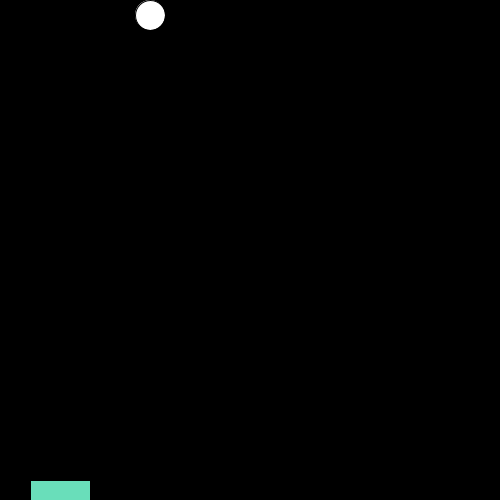
Frame 1 (no input)
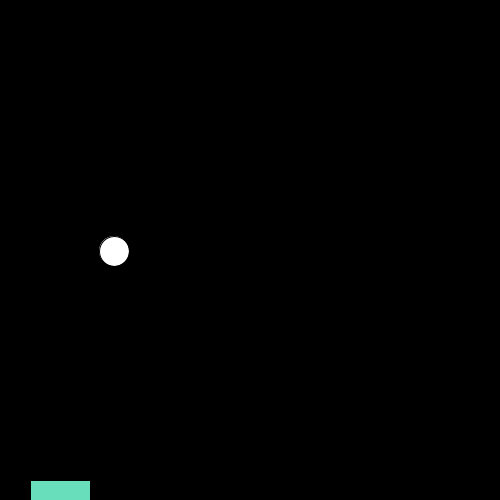
Frame 60 (the mouse pressed at the canvas centre just before this capture)
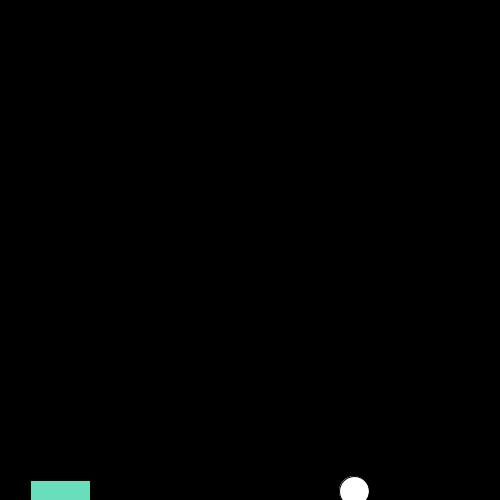
Frame 120 (the mouse held since frame 60 and released just before this capture)

The Processing sketch that drew these frames (run headless with seeded random() and noise(); from frame 60 on, the mouse is pressed at the canvas centre):

// Processing sketch: processing_83424
// ── processing_83424.pde

//Kitty Kwan, 4-5, Pong

Paddle paddle;
Ball ball;
boolean GameOver=false;

void setup()
{
  background (0);
  size (500, 500);
  paddle= new Paddle ();
  ball= new Ball ();
  
}
void draw ()
{
  background (0);
  fill (0, 0, 0, 10);
  rect (0, 0, 500, 500);
  paddle.show ();

  if (keyPressed==true)
  {
    if (keyCode==RIGHT)
    {
      paddle.moveRight();
    }
    if (keyCode==LEFT)
    {
      paddle.moveLeft ();
    }
  }
  ball.show ();
  ball.bounce ();
  ball.move ();
  if (GameOver)
  {
    fill (255, 0, 0);
    textSize (30);
    text( "Game Over",170,100);
  }
}

class Paddle 
{

  int x;
  Paddle ()
  {
    x= 30 ;
  }

  void moveRight ()
  {
    x=x+5;
  }
  void moveLeft ()
  {
    x=x-5;
  }


  void show ()
  {
    fill (105, 222, 186);
    rect (x, 480, 60, 30);
  }
}

class Ball
{
  int x1;
  int y;
  boolean up;
  boolean right;
  Ball ()
  {
    x1=150;
    y=15;
    boolean up=true;
    boolean right=true;
  }
  void move ()
  {
    if (right==true)
    {
      x1=x1+4;
    }
    else 
    {
      x1=x1-4;
    }
    if (up==true)
    {
      y=y-4;
    }
    else 
    {
      y=y+4;
    }
    if (y>height)
    {
     GameOver=true;
    }
  }
  void bounce ()
  {
    if (y<5)
    {
      up=false;
    }
    if (y>height-30 && y<height && x1>paddle.x && x1<paddle.x+60 )
  
    {
      up=true;
    }
    if (x1>485)
    {
      right=false;
    }
    if (x1<15)
    {
      right=true;
    }
  }
  void show ()
  {
    fill (255);
    ellipse (x1, y, 30, 30);
  }
}
